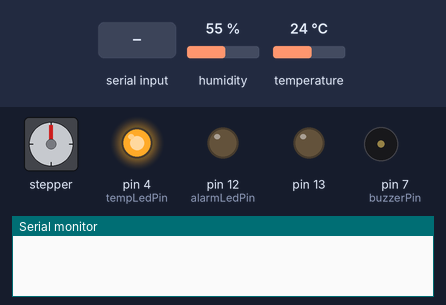
The sketch below on a simulated Arduino Uno, built with avr-gcc and run on an emulated ATmega328P. Shown: stepper motor, output pins drawn as LEDs (lit = HIGH), buzzer (waves = sounding), the last lines printed to the serial monitor. Inputs (shaded band) come from the test bench; at power-on: humidity 55 %, temperature 24 °C. Stepper angles assume 2048 steps per turn.

Above: at 1.2 s.
1.3 s: humidity set to 26 %
3.2 s: humidity set to 23 %
At 4.4 s:
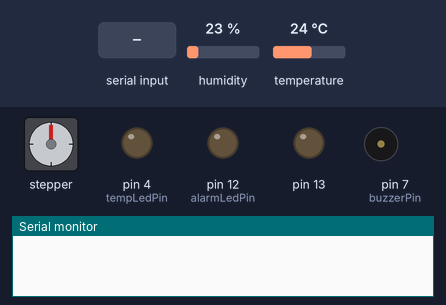
5.5 s: "led:" received over Serial
At 10.57 s:
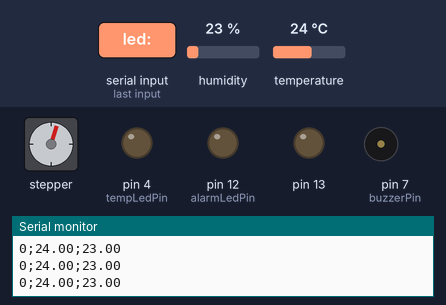
11.5 s: humidity set to 40 %
At 14.8 s:
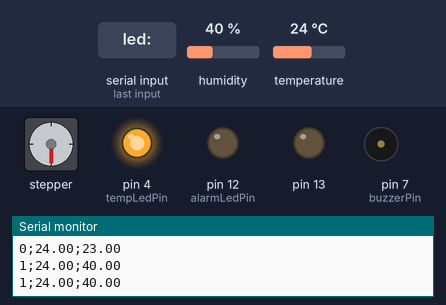
15.0 s: humidity set to 22 %
At 16.0 s:
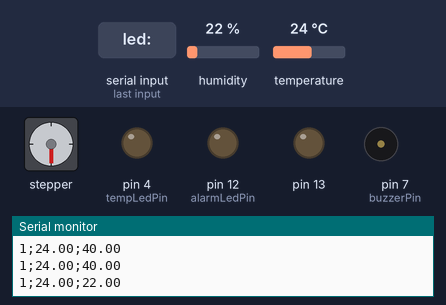
18.8 s: humidity set to 68 %
At 31.16 s:
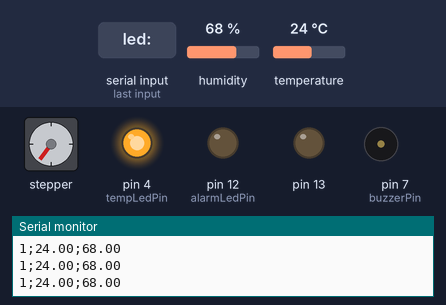
Timing chart, 0 to 32.8 s (numbered marks = the images above; inputs shaded):
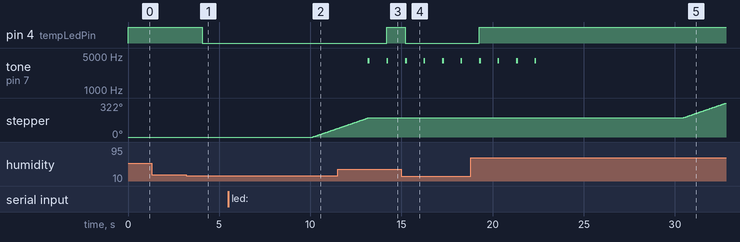

Measured:
- the behaviour switches between 25 and 24 % on humidity (found by bisection; images 0 and 1)
- after the input at 1.3 s, every drawn part: stays the same
- after the input at 3.2 s, pin 4 (tempLedPin): HIGH → LOW after 0.87 s
- after the input at 5.5 s, stepper: keeps turning clockwise at about 60°/s, starting after 4.6 s
- after the input at 11.5 s, pin 4 (tempLedPin): LOW → HIGH after 2.7 s
- after the input at 15.0 s, pin 4 (tempLedPin): HIGH → LOW after 0.21 s
- after the input at 18.8 s, pin 4 (tempLedPin): LOW → HIGH after 0.46 s
- by itself, tone on pin 7 (buzzerPin): alternates 4000 Hz for 0.10 s and silent for 0.90 s, 8 changes in all, then stays silent

The sketch:

PillDispenserArduino.ino
```cpp
// ----------------------------------------------- Clock part
#include <TimeLib.h>
// ----------------------------------------------- Step by step engine part
#include <Stepper.h>

const int stepsPerRevolution = 2048; // Define number of steps per rotation
Stepper myStepper = Stepper(stepsPerRevolution, 8, 10, 9, 11);
int stepsSinceOn = 0;
int currentStepsSinceOn = 0;
// ----------------------------------------------- Temperature and humidity ssensors and associated LEDs part
#include "DHT.h"
#define DHTPIN 2
#define DHTTYPE DHT11

DHT dht(DHTPIN, DHTTYPE);
const int tempLedPin = 4;
// ----------------------------------------------- Buzzer and associated LED part
const int buzzerPin = 7;
const int alarmLedPin = 12;
int alarmTimer = 0;
bool alarmBool = false;
// ----------------------------------------------- Data reception part
int ledState = 1;
int devLedState = 0;
int alarmState = 1;
int planning [3] = {1, 1, 1};
int horaires [3] = {10, 30, 50}; //9, 12, 19 for default hours
bool pilulierStart = false;

void setup()
{
  Serial.begin(9600);

  pinMode(tempLedPin, OUTPUT);
  pinMode(alarmLedPin, OUTPUT);
  pinMode (buzzerPin, OUTPUT);
  pinMode (13, OUTPUT);

  dht.begin();
}

void loop()
{
  ReceveData();
  TempHumState();
  if(pilulierStart)
  {
    DevLedState();
    MotorState();
    AlarmState();
    SendData();
  }
  delay(1000);
}

void ReceveData()
{
  if (Serial.available() > 0) // If data is received so...
  {
    String input = Serial.readStringUntil(':'); // Data is cut into pairs of 2 information : a name and a value
    if (input != "") {
      String data = Serial.readStringUntil(';');
      unsigned long value = data.toInt();

      if(input == "dat"){ setTime(value); } // We attribute each value received to its associated value (the reference is the data name)
      if(input == "led"){ ledState = value; }
      if(input == "ala"){ alarmState = value; }
      if(input == "dev"){ devLedState = value; }
      if(input == "hMa") { horaires[0] = value; }
      if(input == "hMi") { horaires[1] = value; }
      if(input == "hSo") { horaires[2] = value; }

      if(input == "pla")
      {
        for(int i=0; i < 3; i++) {
            planning[i] = data.substring(i, i+1).toInt();
        }
      }
    }
    pilulierStart = true;
  }
}

void DevLedState()
{
  if(devLedState == 1)
  {
    digitalWrite(13, HIGH);
  } else {
    digitalWrite(13, LOW);
  }
}

void MotorState()
{
  for(int i = 0; i < 3; i++)
  {
    if(second() == horaires[i] && planning[i] == 1)
    {
      myStepper.setSpeed(10); // Modify speed
      myStepper.step(stepsPerRevolution/2);
      alarmBool = true;
      currentStepsSinceOn++;
    }
  }
}

void AlarmState()
{
  if(alarmBool && alarmTimer < 10)
  {
    if(alarmState != 0){
      tone(buzzerPin, 4000, 100);
    }
    if(ledState != 0){
      digitalWrite(alarmLedPin, HIGH);
    }
    alarmTimer++;
  }else{
    digitalWrite(alarmLedPin, LOW);
    alarmBool = false;
    alarmTimer = 0;
  }
}

void SendData()
{
  if(currentStepsSinceOn > stepsSinceOn)
  {
    stepsSinceOn = currentStepsSinceOn;
  }
  String data = (String) stepsSinceOn + ";" + (String) dht.readTemperature() + ";" + (String) dht.readHumidity();
  Serial.println(data);
}

void TempHumState()
{
  if(dht.readHumidity() >= 25 || dht.readTemperature() >= 60)
  {
    digitalWrite(tempLedPin, HIGH);
  }else{
    digitalWrite(tempLedPin, LOW);
  }
}
```
